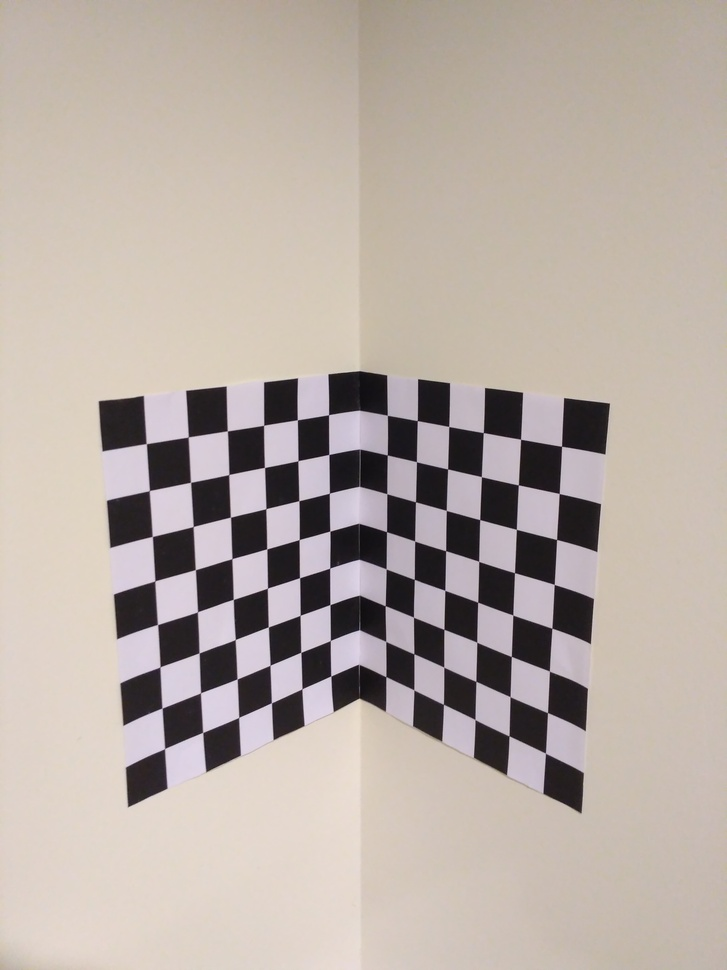
#> input picture images/calib_object.jpg, 727 x 970 px, shrunk from 3120 x 4160 before the run
$ jupyter execute '1. Camera Calibration.ipynb'
#> lines starting #> are read from the running program, lines starting #| are printed output that depends on the picture
# 1. Camera Calibration

This script intends to calibrate a camera using an object.
For this implementation we will use the DLT transform for the estimation of the camera parameters

**Import the libraries**

[cell 1]
import cv2
from matplotlib import pyplot as plt
import numpy as np
import scipy as sp
#%matplotlib widget

## Direct Linear Transform

**Implementation:**

[cell 2]
#Import the image
img = cv2.imread("images/calib_object.jpg")
#> img is the input picture: shape (970, 727, 3); mean B, G, R 165.1, 172.4, 183.5
# convert it to gray scale
gray = cv2.cvtColor(img,cv2.COLOR_BGR2GRAY)
plt.imshow(img)

[cell 3]
dst = cv2.cornerHarris(gray,2,3,0.07)
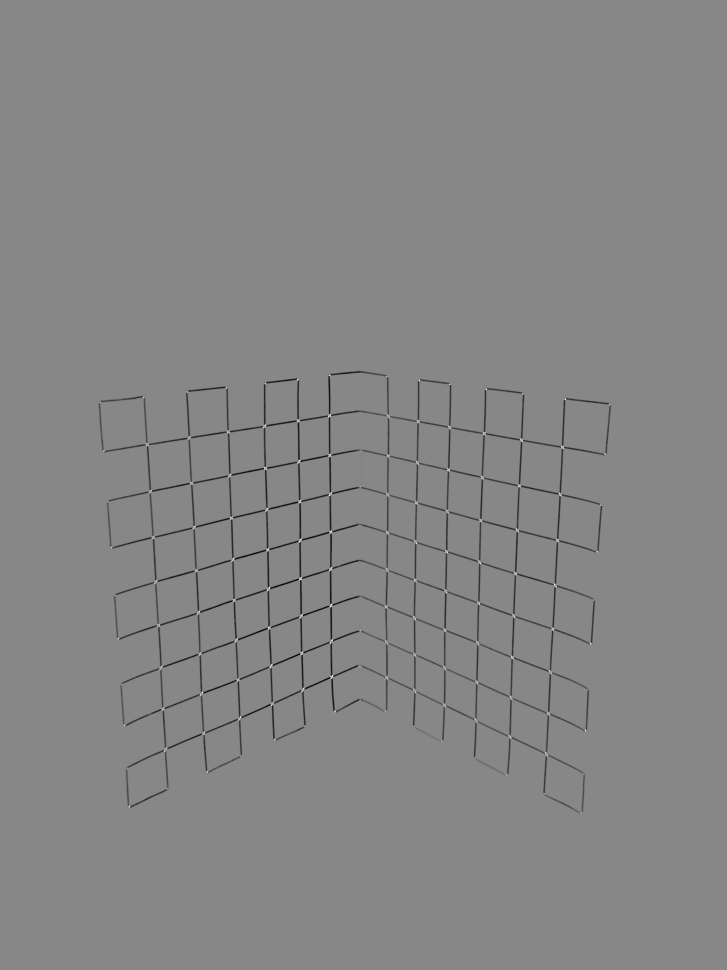
#> dst: shape (970, 727) float32; min -0.0114, max 0.0102, mean -0.000125; drawn with min black and max white
#result is dilated for marking the corners, not important
dst = cv2.dilate(dst,None)
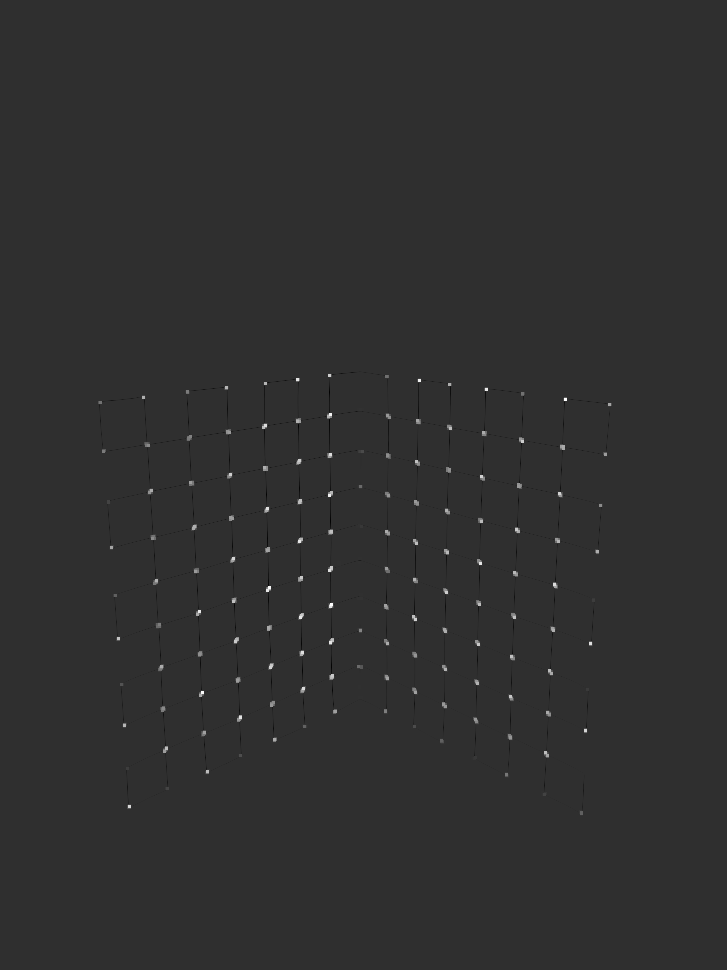
#> dst: shape (970, 727) float32; min -0.00235, max 0.0102, mean 1.55e-05; drawn with min black and max white

# Threshold for an optimal value, it may vary depending on the image
threshold = 0.02
ret, dst = cv2.threshold(img,threshold*dst.max(),255,0)
#> dst: shape (970, 727, 3); every value is 255
dst = np.uint8(dst)
cv2.connectedComponentsWithStats
#find centroids
#ret, labels, stats, centroids = cv2.connectedComponentsWithStats(dst)


plt.figure("Harris detector")
plt.imshow(cv2.cvtColor(img, cv2.COLOR_BGR2RGB)), plt.title("Harris")
plt.xticks([]), plt.yticks([])
plt.show()
print(dst.shape)
#| (970, 727, 3)

$ run again, with images/Chessboard_real_2.jpeg copied over images/calib_object.jpg
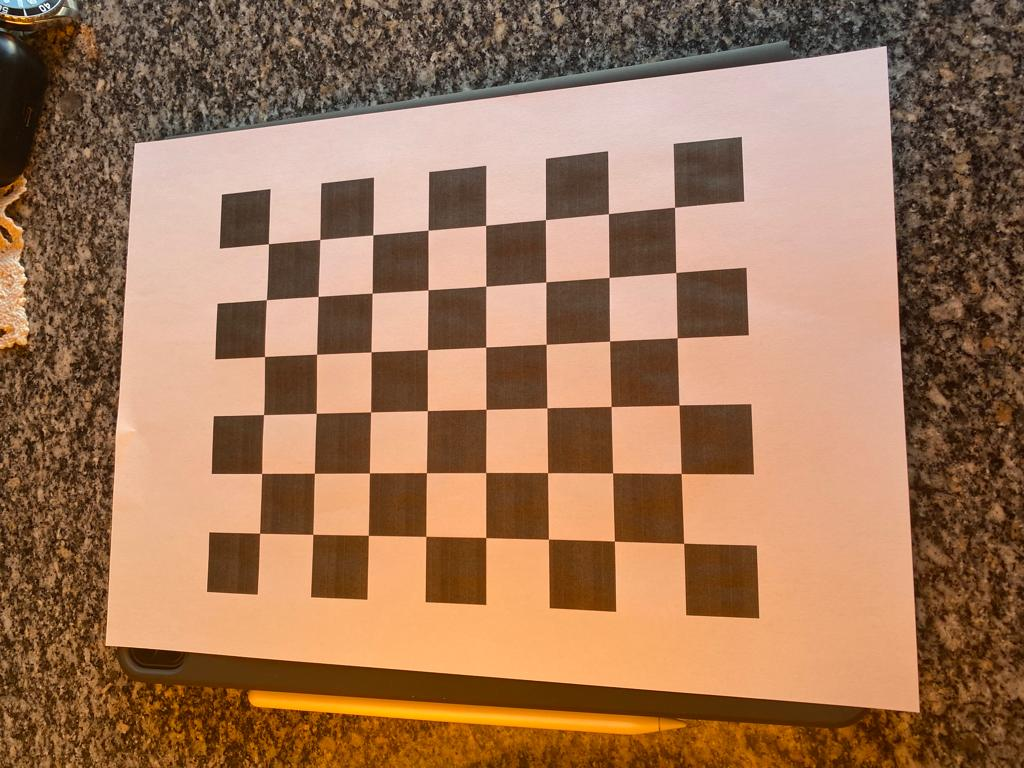
#> input picture images/Chessboard_real_2.jpeg, 1024 x 768 px
#> img is the input picture: shape (768, 1024, 3); mean B, G, R 88, 117.9, 159
#> `gray = cv2.cvtColor(img,cv2.COLOR_BGR2GRAY)`:
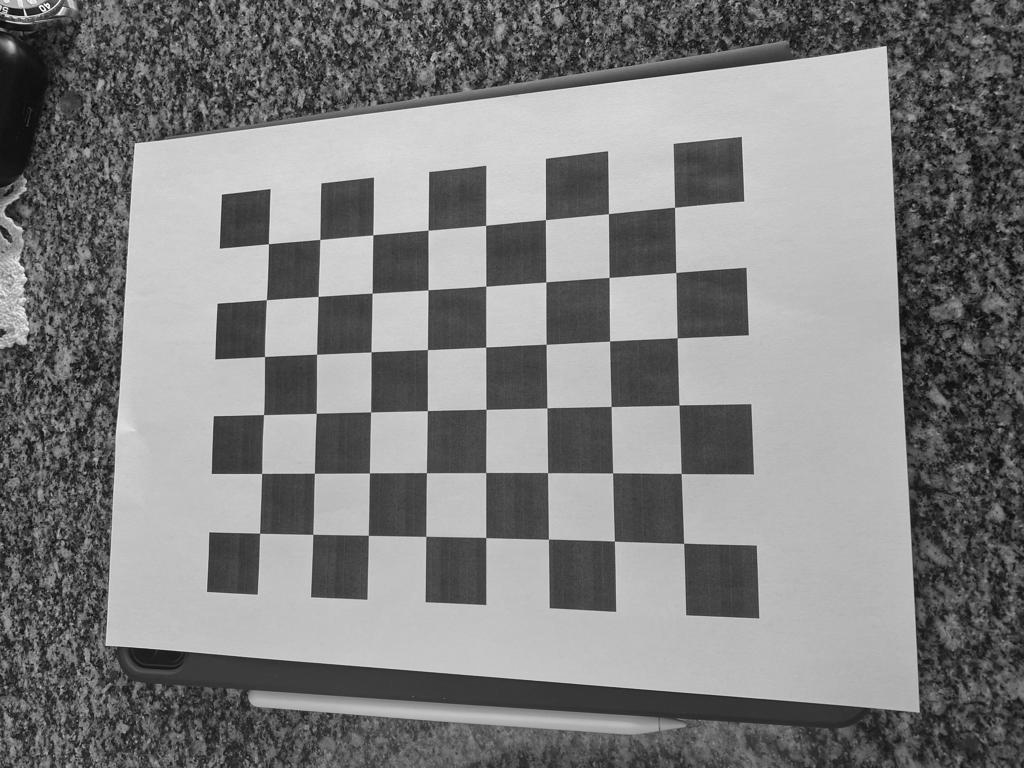
#> gray: shape (768, 1024); min 1, max 254, mean 126.8
#> `ret, dst = cv2.threshold(img,threshold*dst.max(),255,0)`:
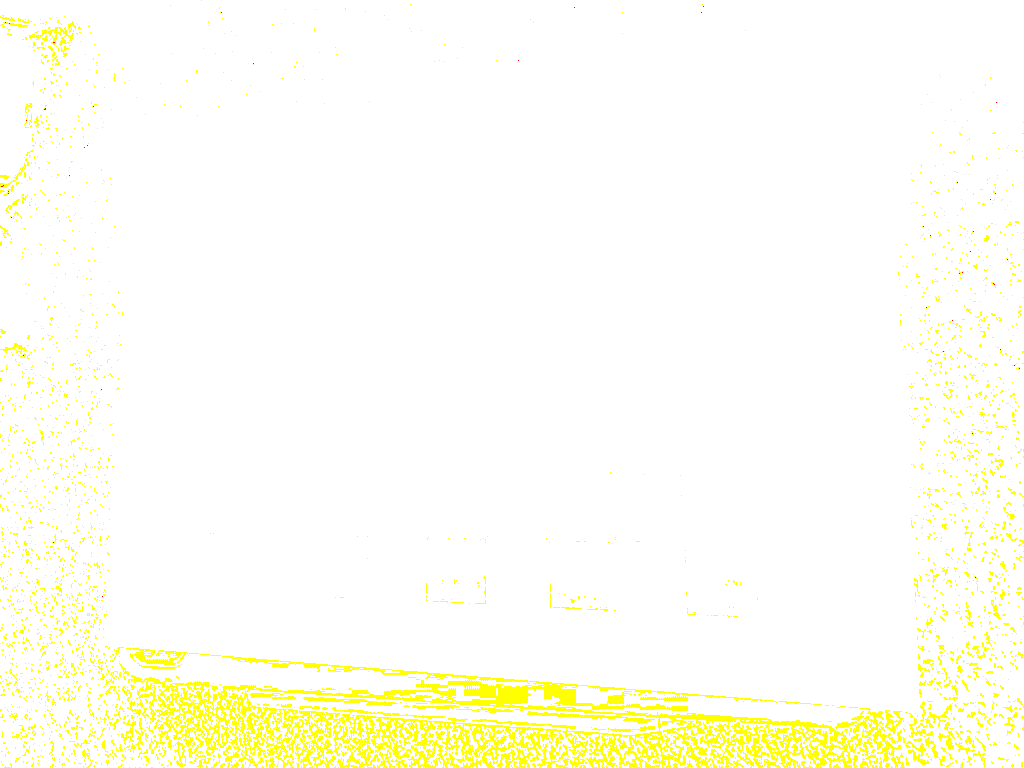
#> dst: shape (768, 1024, 3); mean B, G, R 241.4, 255, 255
#| (768, 1024, 3)

$ run again, with images/Chessboard_real_3.jpeg copied over images/calib_object.jpg
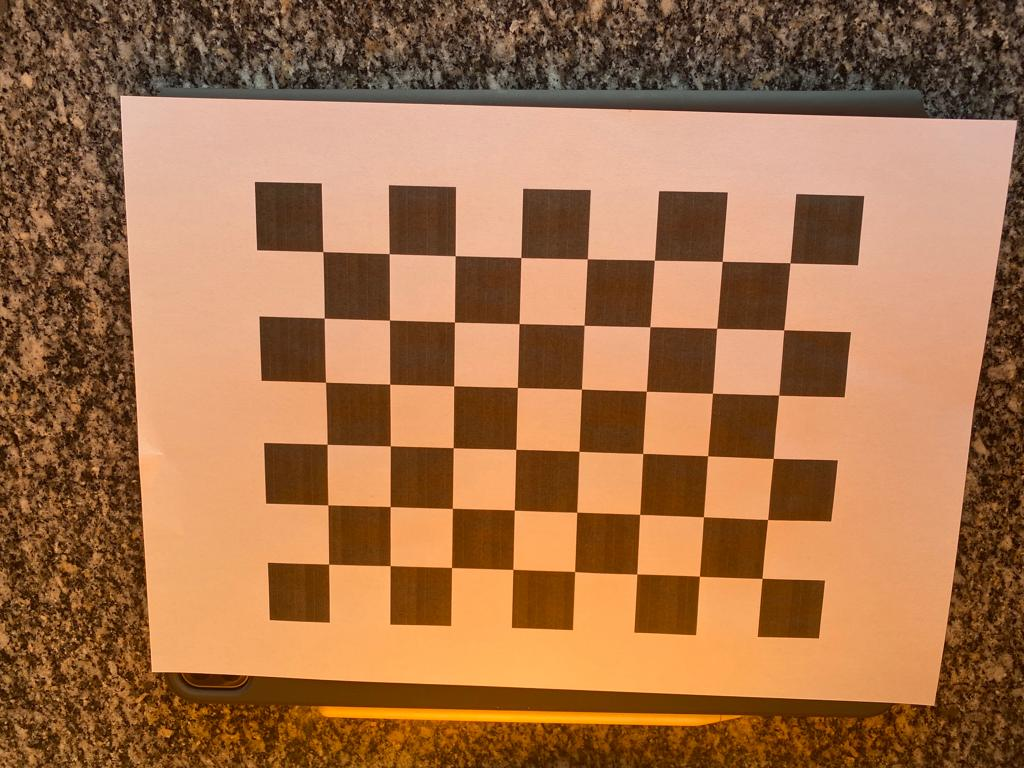
#> input picture images/Chessboard_real_3.jpeg, 1024 x 768 px
#> img is the input picture: shape (768, 1024, 3); mean B, G, R 74.5, 112.8, 163.2
#> `gray = cv2.cvtColor(img,cv2.COLOR_BGR2GRAY)`:
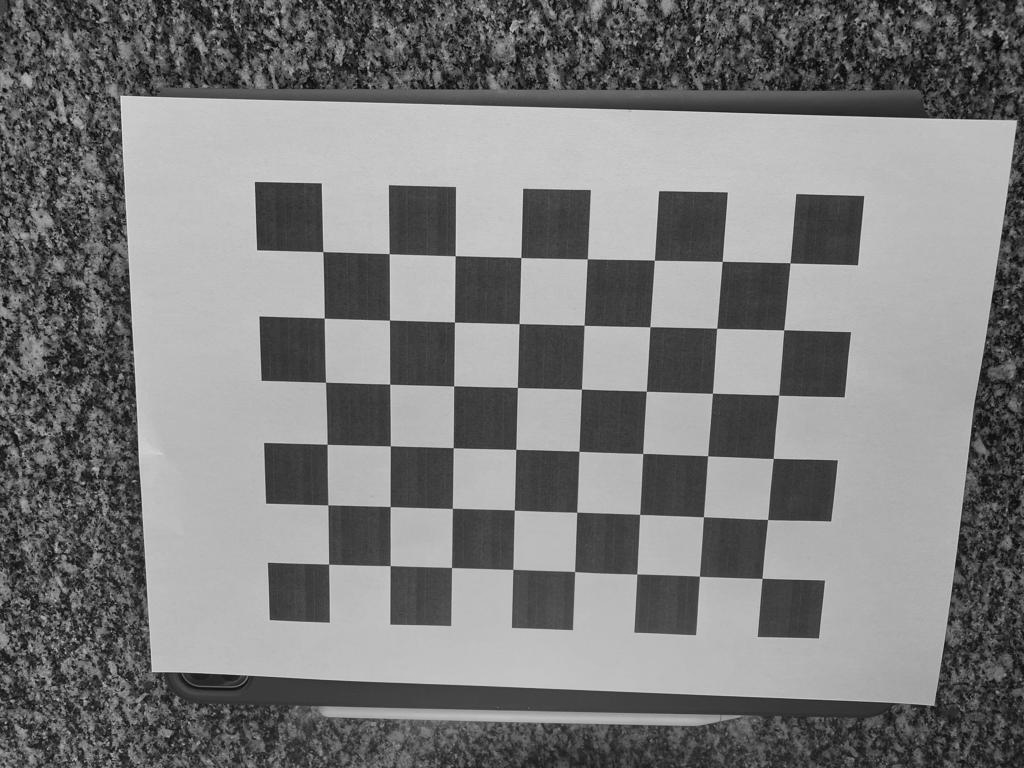
#> gray: shape (768, 1024); min 2, max 231, mean 123.5
#> `ret, dst = cv2.threshold(img,threshold*dst.max(),255,0)`:
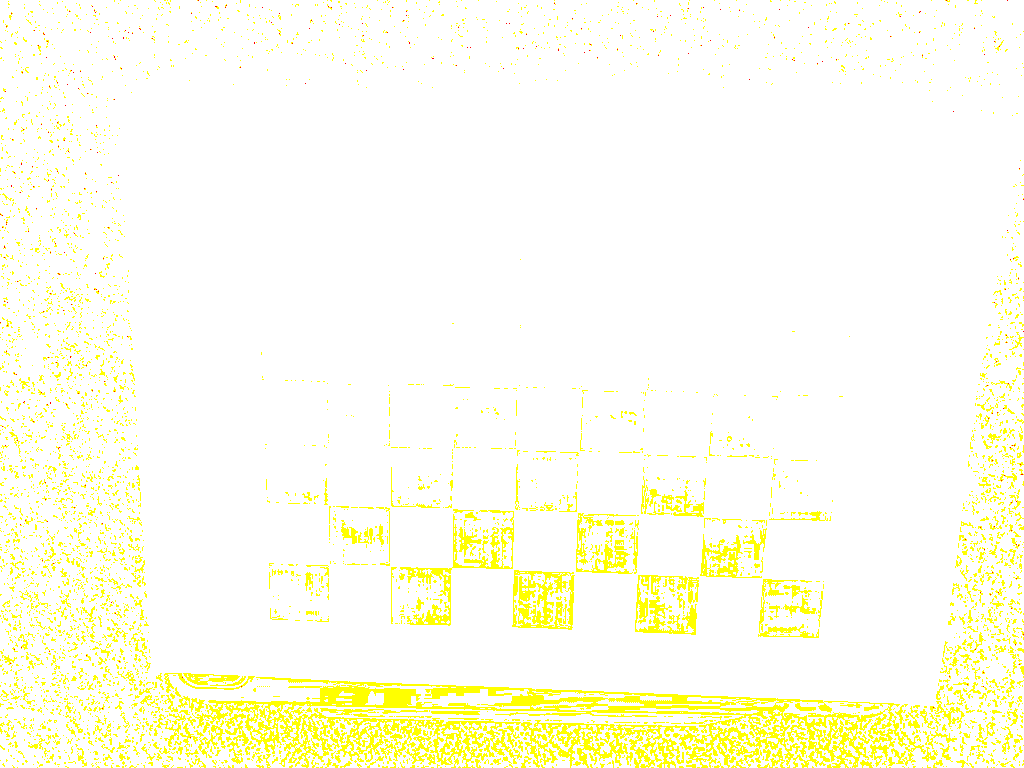
#> dst: shape (768, 1024, 3); mean B, G, R 235, 254.9, 255
#| (768, 1024, 3)
